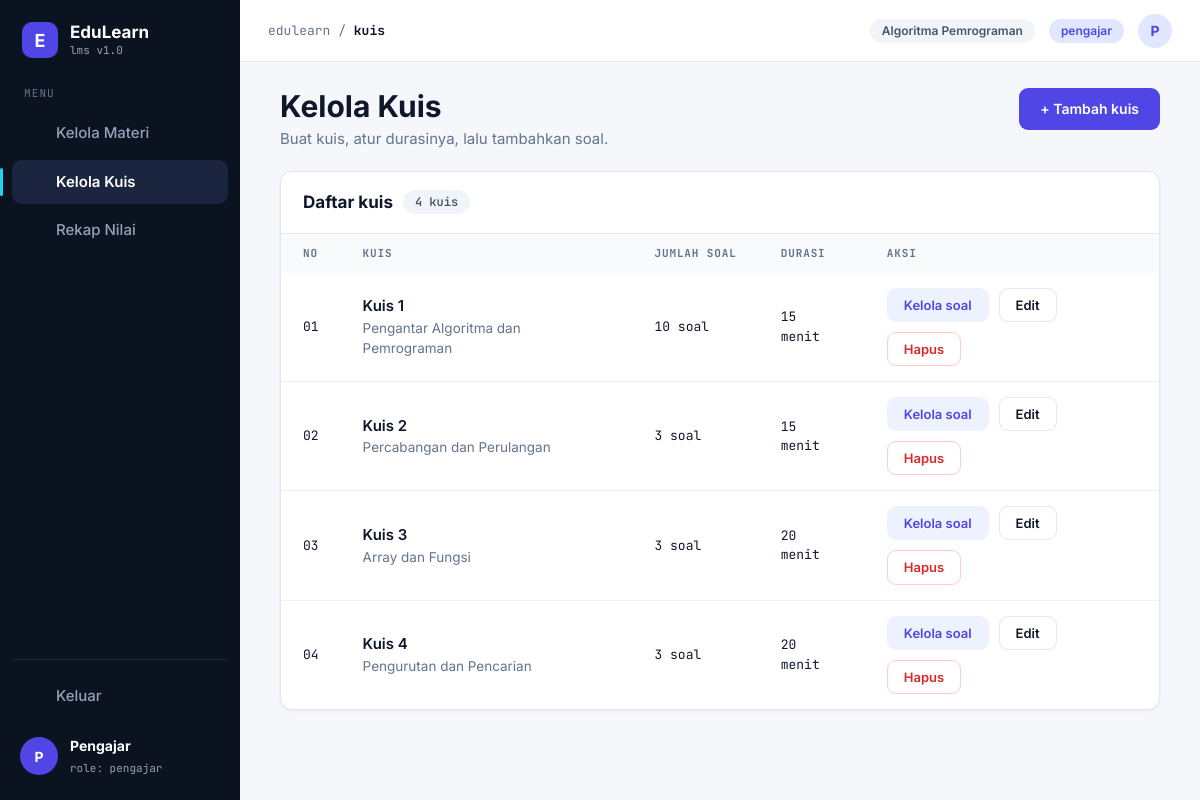
Screenshot of /pengajar/kuis.php (signed in) with the database file from the repository.
### tables this page shows
CREATE TABLE kuis (
  id           INT AUTO_INCREMENT PRIMARY KEY,
  judul        VARCHAR(150) NOT NULL,
  deskripsi    TEXT NULL,
  durasi_menit INT NOT NULL DEFAULT 15,
  dibuat_oleh  INT NOT NULL,
  created_at   DATETIME NOT NULL DEFAULT CURRENT_TIMESTAMP,
  FOREIGN KEY (dibuat_oleh) REFERENCES users(id)
);

### pengajar/kuis.php (the view, shortened to what this page needs)
<?php
require __DIR__ . '/../config.php';
$daftar = $db->query('SELECT k.*, (SELECT COUNT(*) FROM soal s WHERE s.kuis_id = k.id) AS jumlah_soal
                      FROM kuis k ORDER BY k.id')->fetchAll();
require __DIR__ . '/../includes/header.php';
?>
<div class="baris-antar kepala-halaman">
    <div>
        <h1>Kelola Kuis</h1>
        <p class="sub">Buat kuis, atur durasinya, lalu tambahkan soal.</p>
    </div>
    <a class="btn btn-primer" href="<?= url('pengajar/kuis_form.php') ?>">+ Tambah kuis</a>
</div>
<div class="kartu">
    <h3 class="judul-tabel">Daftar kuis <span class="pil pil-abu mono"><?= count($daftar) ?> kuis</span></h3>
    <div class="tabel-bungkus">
        <table class="tabel">
            <thead><tr><th>NO</th><th>KUIS</th><th>JUMLAH SOAL</th><th>DURASI</th><th>AKSI</th></tr></thead>
            <tbody>
            <?php foreach ($daftar as $no => $k): ?>
                <tr>
                    <td class="mono"><?= sprintf('%02d', $no + 1) ?></td>
                    <td><span class="tebal">Kuis <?= $k['id'] ?></span><div class="ket"><?= e($k['judul']) ?></div></td>
                    <td class="mono"><?= $k['jumlah_soal'] ?> soal</td>
                    <td class="mono"><?= $k['durasi_menit'] ?> menit</td>
                    <td>
                        <div class="aksi">
                            <a class="btn btn-lembut btn-kecil" href="<?= url('pengajar/kuis_soal.php?id=' . $k['id']) ?>">Kelola soal</a>
                            <a class="btn btn-garis btn-kecil" href="<?= url('pengajar/kuis_form.php?id=' . $k['id']) ?>">Edit</a>
                            <form method="post" action="<?= url('pengajar/kuis_hapus.php') ?>"
                                  onsubmit="return confirm('Hapus kuis ini beserta soal dan nilai mahasiswa?')">
                                <button class="btn btn-bahaya btn-kecil" type="submit">Hapus</button>
                            </form>
                        </div>
                    </td>
                </tr>
            <?php endforeach; ?>
            </tbody>
        </table>
    </div>
</div>
<?php require __DIR__ . '/../includes/footer.php'; ?>

### assets/css/style.css (style rules this page uses)
:root { --primer: #4F46E5; --primer-muda: #EEF2FF; --primer-muda2: #E0E7FF; --gelap: #0F172A; --abu: #64748B; --abu-muda: #94A3B8; --garis: #E2E8F0; --latar: #F5F7FB; --cyan: #22D3EE; --teal: #0D9488; --font: Inter, 'Segoe UI', Arial, sans-serif; --mono: 'JetBrains Mono', 'DejaVu Sans Mono', Consolas, monospace; }
* { box-sizing: border-box; }
body { margin: 0; font-family: var(--font); background: var(--latar); color: var(--gelap); font-size: 15px; line-height: 1.5; }
h1 { font-size: 30px; line-height: 1.2; margin: 0 0 4px; }
h3 { font-size: 17px; margin: 0; }
a { color: inherit; text-decoration: none; }
table { border-collapse: collapse; }
.mono { font-family: var(--mono); font-size: 13px; }
.tebal { font-weight: 600; }
.ket { color: var(--abu); font-size: 13.5px; margin: 0; }
.sub { color: var(--abu); margin: 0 0 24px; }
.kartu { background: #fff; border: 1px solid var(--garis); border-radius: 12px; box-shadow: 0 1px 3px rgba(15,23,42,.06); }
.btn { display: inline-block; padding: 10px 20px; border-radius: 9px; border: 1.5px solid transparent; font: 600 14px var(--font); cursor: pointer; text-align: center; line-height: 1.4; }
.btn-primer { background: var(--primer); color: #fff; }
.btn-garis { background: #fff; border-color: var(--garis); color: var(--gelap); }
.btn-lembut { background: var(--primer-muda); color: var(--primer); }
.btn-bahaya { background: #fff; border-color: #FECACA; color: #DC2626; }
.btn-kecil { padding: 7px 16px; font-size: 13px; }
.pil { display: inline-block; padding: 3px 12px; border-radius: 99px; font-size: 12px; font-weight: 600; white-space: nowrap; }
.pil-abu { background: #F1F5F9; color: #475569; }
.baris-antar { display: flex; justify-content: space-between; align-items: center; gap: 12px; flex-wrap: wrap; }
.aksi { display: flex; gap: 10px; flex-wrap: wrap; align-items: center; }
.aksi form { margin: 0; }
.judul-tabel { padding: 18px 22px; margin: 0; display: flex; align-items: center; gap: 10px; border-bottom: 1px solid var(--garis); font-size: 17px; }
.tabel-bungkus { overflow-x: auto; }
.tabel { width: 100%; }
.tabel th { text-align: left; padding: 11px 22px; background: #F8FAFC; font-family: var(--mono); font-size: 11px; letter-spacing: .08em; color: var(--abu); white-space: nowrap; }
.tabel td { padding: 15px 22px; border-top: 1px solid #EEF2F7; vertical-align: middle; }
.tabel tr:first-child td { border-top: 0; }
.kepala-halaman { align-items: flex-start; margin-bottom: 20px; }
.kepala-halaman .sub { margin-bottom: 0; }

### rows the page displays
kuis: id "1", judul "Pengantar Algoritma dan Pemrograman", jumlah_soal "10", durasi_menit "15"
kuis: id "2", judul "Percabangan dan Perulangan", jumlah_soal "3", durasi_menit "15"
kuis: id "3", judul "Array dan Fungsi", jumlah_soal "3", durasi_menit "20"
kuis: id "4", judul "Pengurutan dan Pencarian", jumlah_soal "3", durasi_menit "20"

### other values shown
$nama "Kelola Materi"
$nama "Kelola Kuis"
$nama "Rekap Nilai"
inisial($u['nama']) "P"
$u['nama'] "Pengajar"
$u['role'] "pengajar"
$c "kuis"
NAMA_MATKUL "Algoritma Pemrograman"
count($daftar) "4"
